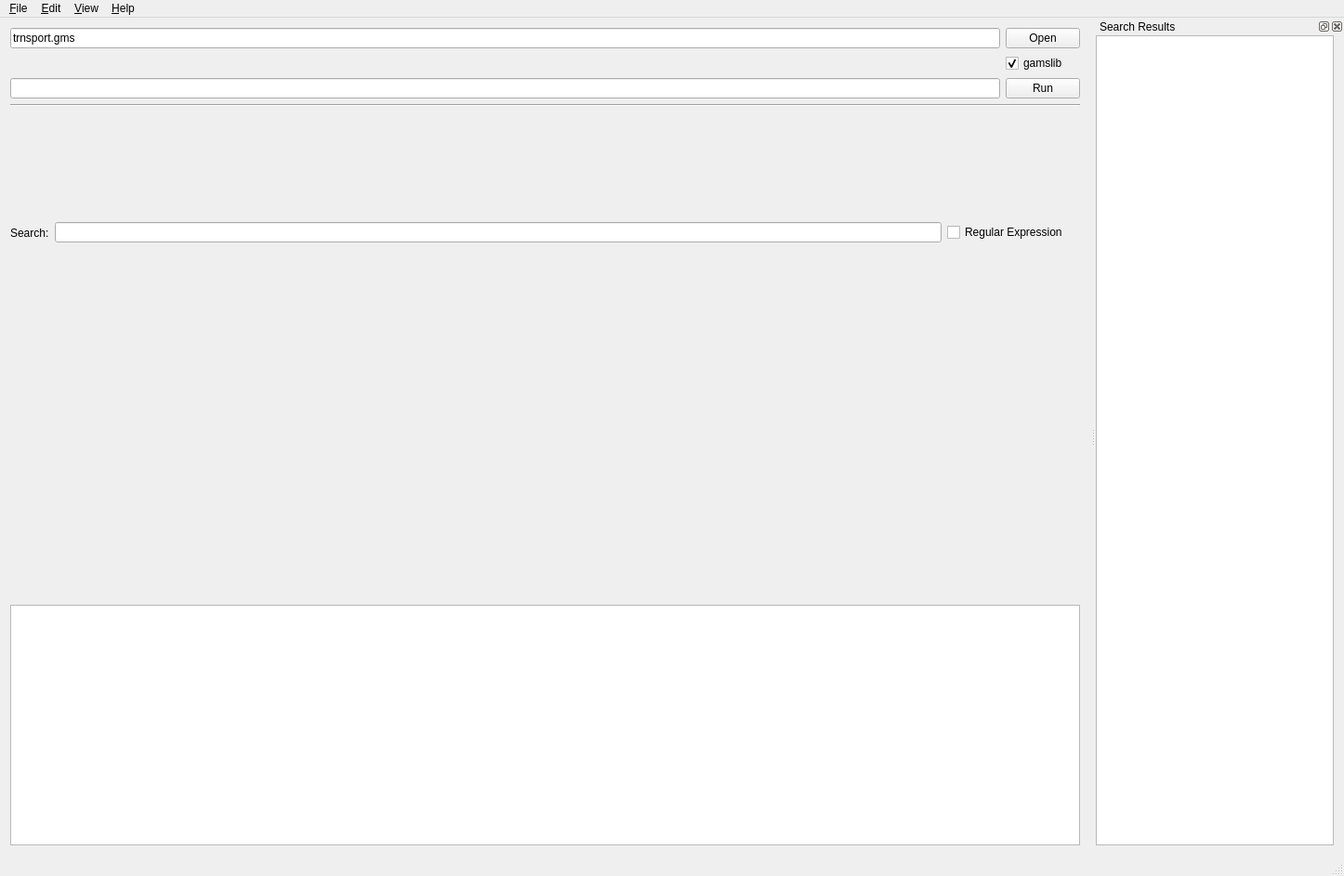
<?xml version="1.0" encoding="UTF-8"?>
<ui version="4.0">
 <class>MainWindow</class>
 <widget class="QMainWindow" name="MainWindow">
  <property name="geometry">
   <rect>
    <x>0</x>
    <y>0</y>
    <width>1446</width>
    <height>943</height>
   </rect>
  </property>
  <property name="windowTitle">
   <string>GAMS Model Instance Inspector</string>
  </property>
  <property name="windowIcon">
   <iconset resource="../icons/icons.qrc">
    <normaloff>:/img/miilogo</normaloff>:/img/miilogo</iconset>
  </property>
  <widget class="QWidget" name="centralWidget">
   <layout class="QVBoxLayout" name="verticalLayout">
    <item>
     <layout class="QGridLayout" name="gridLayout">
      <item row="0" column="0">
       <widget class="QLineEdit" name="modelEdit">
        <property name="sizePolicy">
         <sizepolicy hsizetype="Expanding" vsizetype="Preferred">
          <horstretch>0</horstretch>
          <verstretch>0</verstretch>
         </sizepolicy>
        </property>
        <property name="text">
         <string>trnsport.gms</string>
        </property>
       </widget>
      </item>
      <item row="0" column="1">
       <widget class="QPushButton" name="openButton">
        <property name="sizePolicy">
         <sizepolicy hsizetype="Preferred" vsizetype="Fixed">
          <horstretch>0</horstretch>
          <verstretch>0</verstretch>
         </sizepolicy>
        </property>
        <property name="text">
         <string>Open</string>
        </property>
       </widget>
      </item>
      <item row="1" column="0">
       <spacer name="horizontalSpacer">
        <property name="orientation">
         <enum>Qt::Horizontal</enum>
        </property>
        <property name="sizeHint" stdset="0">
         <size>
          <width>40</width>
          <height>20</height>
         </size>
        </property>
       </spacer>
      </item>
      <item row="1" column="1">
       <widget class="QCheckBox" name="gamslibCheckBox">
        <property name="sizePolicy">
         <sizepolicy hsizetype="Fixed" vsizetype="Fixed">
          <horstretch>0</horstretch>
          <verstretch>0</verstretch>
         </sizepolicy>
        </property>
        <property name="text">
         <string>gamslib</string>
        </property>
        <property name="checked">
         <bool>true</bool>
        </property>
       </widget>
      </item>
      <item row="2" column="0">
       <widget class="QLineEdit" name="paramsEdit">
        <property name="sizePolicy">
         <sizepolicy hsizetype="Expanding" vsizetype="Preferred">
          <horstretch>0</horstretch>
          <verstretch>0</verstretch>
         </sizepolicy>
        </property>
        <property name="text">
         <string/>
        </property>
        <property name="readOnly">
         <bool>false</bool>
        </property>
       </widget>
      </item>
      <item row="2" column="1">
       <widget class="QPushButton" name="runButton">
        <property name="sizePolicy">
         <sizepolicy hsizetype="Preferred" vsizetype="Fixed">
          <horstretch>0</horstretch>
          <verstretch>0</verstretch>
         </sizepolicy>
        </property>
        <property name="text">
         <string>Run</string>
        </property>
       </widget>
      </item>
     </layout>
    </item>
    <item>
     <widget class="Line" name="line">
      <property name="orientation">
       <enum>Qt::Horizontal</enum>
      </property>
     </widget>
    </item>
    <item>
     <layout class="QHBoxLayout" name="horizontalLayout">
      <item>
       <widget class="QLabel" name="label_2">
        <property name="text">
         <string>Search:</string>
        </property>
       </widget>
      </item>
      <item>
       <widget class="QLineEdit" name="searchEdit"/>
      </item>
      <item>
       <widget class="QCheckBox" name="searchRegexBox">
        <property name="text">
         <string>Regular Expression</string>
        </property>
       </widget>
      </item>
      <item>
       <widget class="QLabel" name="label">
        <property name="text">
         <string/>
        </property>
       </widget>
      </item>
     </layout>
    </item>
    <item>
     <widget class="gams::studio::mii::ModelInspector" name="modelInspector" native="true"/>
    </item>
    <item>
     <widget class="LogView" name="logEdit">
      <property name="sizePolicy">
       <sizepolicy hsizetype="Expanding" vsizetype="Minimum">
        <horstretch>0</horstretch>
        <verstretch>0</verstretch>
       </sizepolicy>
      </property>
     </widget>
    </item>
   </layout>
  </widget>
  <widget class="QMenuBar" name="menuBar">
   <property name="geometry">
    <rect>
     <x>0</x>
     <y>0</y>
     <width>1446</width>
     <height>22</height>
    </rect>
   </property>
   <widget class="QMenu" name="menu_File">
    <property name="title">
     <string>&amp;File</string>
    </property>
    <addaction name="actionOpen"/>
    <addaction name="separator"/>
    <addaction name="actionRun"/>
    <addaction name="action_Quit"/>
   </widget>
   <widget class="QMenu" name="menu_Edit">
    <property name="title">
     <string>&amp;Edit</string>
    </property>
    <addaction name="action_Search"/>
    <addaction name="separator"/>
    <addaction name="actionSaveView"/>
    <addaction name="actionRemoveView"/>
   </widget>
   <widget class="QMenu" name="menu_Help">
    <property name="title">
     <string>&amp;Help</string>
    </property>
    <addaction name="actionAbout_Model_Inspector"/>
    <addaction name="actionAbout_Qt"/>
   </widget>
   <widget class="QMenu" name="menuView">
    <property name="title">
     <string>&amp;View</string>
    </property>
    <widget class="QMenu" name="menuZoom">
     <property name="title">
      <string>Zoom</string>
     </property>
     <addaction name="separator"/>
     <addaction name="actionZoom_In"/>
     <addaction name="actionZoom_Out"/>
     <addaction name="separator"/>
     <addaction name="actionZoom_Reset"/>
    </widget>
    <addaction name="actionFilters"/>
    <addaction name="separator"/>
    <addaction name="actionShow_Absolute"/>
    <addaction name="actionShow_Output"/>
    <addaction name="separator"/>
    <addaction name="actionShow_search_result"/>
    <addaction name="separator"/>
    <addaction name="menuZoom"/>
   </widget>
   <addaction name="menu_File"/>
   <addaction name="menu_Edit"/>
   <addaction name="menuView"/>
   <addaction name="menu_Help"/>
  </widget>
  <widget class="QStatusBar" name="statusBar"/>
  <widget class="QDockWidget" name="dockWidget">
   <property name="windowTitle">
    <string>Search Results</string>
   </property>
   <attribute name="dockWidgetArea">
    <number>2</number>
   </attribute>
   <widget class="QWidget" name="dockWidgetContents">
    <layout class="QVBoxLayout" name="verticalLayout_2">
     <property name="leftMargin">
      <number>0</number>
     </property>
     <property name="topMargin">
      <number>0</number>
     </property>
     <item>
      <widget class="gams::studio::mii::SearchResultView" name="searchResultView">
       <property name="showDropIndicator" stdset="0">
        <bool>false</bool>
       </property>
       <property name="alternatingRowColors">
        <bool>true</bool>
       </property>
       <property name="selectionMode">
        <enum>QAbstractItemView::SingleSelection</enum>
       </property>
       <property name="selectionBehavior">
        <enum>QAbstractItemView::SelectRows</enum>
       </property>
       <attribute name="horizontalHeaderCascadingSectionResizes">
        <bool>false</bool>
       </attribute>
      </widget>
     </item>
    </layout>
   </widget>
  </widget>
  <action name="action_Quit">
   <property name="text">
    <string>&amp;Quit</string>
   </property>
   <property name="shortcut">
    <string>Ctrl+Q</string>
   </property>
  </action>
  <action name="action_Search">
   <property name="text">
    <string>&amp;Search</string>
   </property>
   <property name="shortcut">
    <string>Ctrl+F</string>
   </property>
  </action>
  <action name="actionAbout_Qt">
   <property name="text">
    <string>About Qt</string>
   </property>
  </action>
  <action name="actionFilters">
   <property name="text">
    <string>&amp;Filters</string>
   </property>
   <property name="shortcut">
    <string>Ctrl+G</string>
   </property>
  </action>
  <action name="actionAggregation">
   <property name="enabled">
    <bool>true</bool>
   </property>
   <property name="text">
    <string>&amp;Aggregation</string>
   </property>
   <property name="shortcut">
    <string>Ctrl+J</string>
   </property>
  </action>
  <action name="actionRun">
   <property name="text">
    <string>&amp;Run</string>
   </property>
   <property name="shortcut">
    <string>F9</string>
   </property>
  </action>
  <action name="actionPrint_DBG_Stuff">
   <property name="text">
    <string>Print Debug Stuff</string>
   </property>
   <property name="shortcut">
    <string>Ctrl+D</string>
   </property>
  </action>
  <action name="actionShow_search_result">
   <property name="text">
    <string>Show search result</string>
   </property>
  </action>
  <action name="actionOpen">
   <property name="text">
    <string>&amp;Open GAMS Model</string>
   </property>
   <property name="shortcut">
    <string>Ctrl+O</string>
   </property>
  </action>
  <action name="actionAbout_Model_Inspector">
   <property name="text">
    <string>About Model Inspector</string>
   </property>
  </action>
  <action name="actionShow_Output">
   <property name="checkable">
    <bool>true</bool>
   </property>
   <property name="checked">
    <bool>true</bool>
   </property>
   <property name="text">
    <string>Show Output</string>
   </property>
  </action>
  <action name="actionSaveView">
   <property name="text">
    <string>Save View</string>
   </property>
   <property name="shortcut">
    <string>Ctrl+S</string>
   </property>
  </action>
  <action name="actionRemoveView">
   <property name="text">
    <string>Remove View</string>
   </property>
   <property name="shortcut">
    <string>Ctrl+D</string>
   </property>
  </action>
  <action name="actionRenameView">
   <property name="text">
    <string>Rename View</string>
   </property>
   <property name="shortcut">
    <string>Ctrl+U</string>
   </property>
  </action>
  <action name="actionOpen_Project">
   <property name="text">
    <string>Open Project</string>
   </property>
  </action>
  <action name="actiont_b_d">
   <property name="text">
    <string>t.b.d.</string>
   </property>
  </action>
  <action name="actionShow_Absolute">
   <property name="checkable">
    <bool>true</bool>
   </property>
   <property name="text">
    <string>Show Absolute</string>
   </property>
  </action>
  <action name="actionResetZoomAllViews">
   <property name="text">
    <string>Reset all views</string>
   </property>
   <property name="shortcut">
    <string>Ctrl+Shift+0</string>
   </property>
  </action>
  <action name="actionZoom_In">
   <property name="text">
    <string>Zoom &amp;In</string>
   </property>
  </action>
  <action name="actionZoom_Out">
   <property name="text">
    <string>Zoom &amp;Out</string>
   </property>
  </action>
  <action name="actionZoom_Reset">
   <property name="text">
    <string>&amp;Reset Zoom</string>
   </property>
   <property name="shortcut">
    <string>Ctrl+0</string>
   </property>
  </action>
 </widget>
 <layoutdefault spacing="6" margin="11"/>
 <customwidgets>
  <customwidget>
   <class>gams::studio::mii::ModelInspector</class>
   <extends>QWidget</extends>
   <header>mii/modelinspector.h</header>
   <container>1</container>
  </customwidget>
  <customwidget>
   <class>LogView</class>
   <extends>QTextEdit</extends>
   <header>logview.h</header>
  </customwidget>
  <customwidget>
   <class>gams::studio::mii::SearchResultView</class>
   <extends>QTableView</extends>
   <header>mii/searchresultview.h</header>
  </customwidget>
 </customwidgets>
 <resources>
  <include location="../icons/icons.qrc"/>
 </resources>
 <connections/>
</ui>
